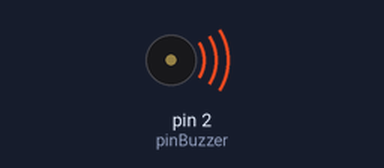
A sketch run on a simulated Arduino Uno, built with avr-gcc and run on an emulated ATmega328P. On the bench: buzzer (waves = sounding).

Above: at 0.2 s.
At 17.76 s:
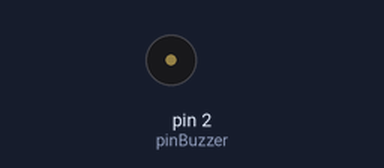
Timing chart, 0 to 18.3 s (numbered marks = the images above):
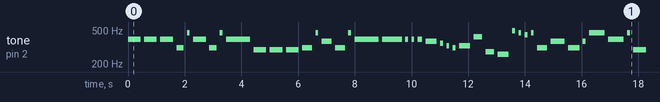

Measured:
- by itself, tone on pin 2 (pinBuzzer): plays 391 Hz for 0.45 s, 391 Hz for 0.45 s, 391 Hz for 0.45 s, 311 Hz for 0.25 s, 466 Hz for 0.10 s, 391 Hz for 0.45 s … (301 notes in this stretch)

The sketch:

parte_2_de_la_practica_5.ino
```cpp
//Segunda parte de la practica cinco.
/*
   Fundacion Kinal
   Centro educativo tecnico laboral Kinal
   Quinto perito
   Quinto electronica
   Codigo Tecnico: EB5AM / EB5AV
   Curso: Taller de electronica digital y reparacion de computadoras I
   Proyecto: Relevadores y visualizadores
   Dev: Damasco Oxcal Vasquez
   Fecha: 10 de mayo
*/

const int pinBuzzer = 2;
const int countTonos = 66;//genera un array con diferentes tonos (frecuencias).
const int tonos[countTonos] = {391.995, 391.995, 391.995, 311.127, 466.164, 391.995,
                     311.127, 466.164, 391.995, 293.665, 293.665, 293.665,
                     311.127, 466.164, 369.994, 311.127, 466.164, 391.995,
                     391.995, 391.995, 391.995, 391.995, 369.994, 349.228,
                     329.628, 311.127, 329.628, 415.305, 277.183, 261.626,
                     493.883, 466.164, 440.000, 466.164, 311.127, 369.994,
                     311.127, 369.994, 466.164, 391.995, 466.164, 293.665,
                     391.995, 391.995, 391.995, 391.995, 369.994, 349.228,
                     329.628, 311.127, 329.628, 415.305, 277.183, 261.626,
                     493.883, 466.164, 440.000, 466.164, 311.127, 369.994,
                     311.127, 466.164, 391.995, 311.127, 466.164, 391.995};

const int duracion[countTonos]={451, 451, 451, 251, 100, 450, 250, 100, 850, 450, 450, 450, 350, 100, 350,
                              350, 100, 850, 700, 100, 100, 150, 400, 100, 100, 100, 400, 300, 300, 400,
                              100, 100, 100, 100, 350, 500, 400, 100, 550, 550, 100, 850, 700, 100, 100,
                              150, 300, 150, 100, 100, 400, 300, 300, 600, 100, 100, 100, 100, 500, 500,
                              350, 100, 400, 400, 100, 801};

void setup(){

}
void loop(){
  for(int iTono = 0; iTono < countTonos; iTono++)//recorre el array
  {
    tone(pinBuzzer, tonos[iTono]); //selecciona el tono
    delay(duracion [iTono]);
    noTone(pinBuzzer); //apaga el tono
    delay(120);
  }
}
```
